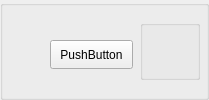
       <widget class="QGroupBox" name="groupBox_p119">
        <property name="minimumSize">
         <size>
          <width>170</width>
          <height>100</height>
         </size>
        </property>
        <property name="title">
         <string/>
        </property>
        <widget class="QPushButton" name="pushButton_p119">
         <property name="geometry">
          <rect>
           <x>50</x>
           <y>40</y>
           <width>83</width>
           <height>29</height>
          </rect>
         </property>
         <property name="text">
          <string>PushButton</string>
         </property>
        </widget>
        <widget class="QGroupBox" name="groupBox_p119info">
         <property name="geometry">
          <rect>
           <x>140</x>
           <y>20</y>
           <width>60</width>
           <height>60</height>
          </rect>
         </property>
         <property name="title">
          <string/>
         </property>
         <widget class="QLabel" name="label_p119attack">
          <property name="geometry">
           <rect>
            <x>0</x>
            <y>0</y>
            <width>30</width>
            <height>30</height>
           </rect>
          </property>
          <property name="text">
           <string/>
          </property>
         </widget>
         <widget class="QLabel" name="label_p119hp">
          <property name="geometry">
           <rect>
            <x>30</x>
            <y>0</y>
            <width>30</width>
            <height>30</height>
           </rect>
          </property>
          <property name="text">
           <string/>
          </property>
         </widget>
         <widget class="QLabel" name="label_p119mobility">
          <property name="geometry">
           <rect>
            <x>0</x>
            <y>30</y>
            <width>30</width>
            <height>30</height>
           </rect>
          </property>
          <property name="text">
           <string/>
          </property>
         </widget>
         <widget class="QLabel" name="label_p119range">
          <property name="geometry">
           <rect>
            <x>30</x>
            <y>30</y>
            <width>30</width>
            <height>30</height>
           </rect>
          </property>
          <property name="text">
           <string/>
          </property>
         </widget>
        </widget>
        <widget class="QLabel" name="label_p119type">
         <property name="geometry">
          <rect>
           <x>50</x>
           <y>40</y>
           <width>30</width>
           <height>30</height>
          </rect>
         </property>
         <property name="styleSheet">
          <string notr="true"/>
         </property>
         <property name="text">
          <string/>
         </property>
        </widget>
       </widget>
